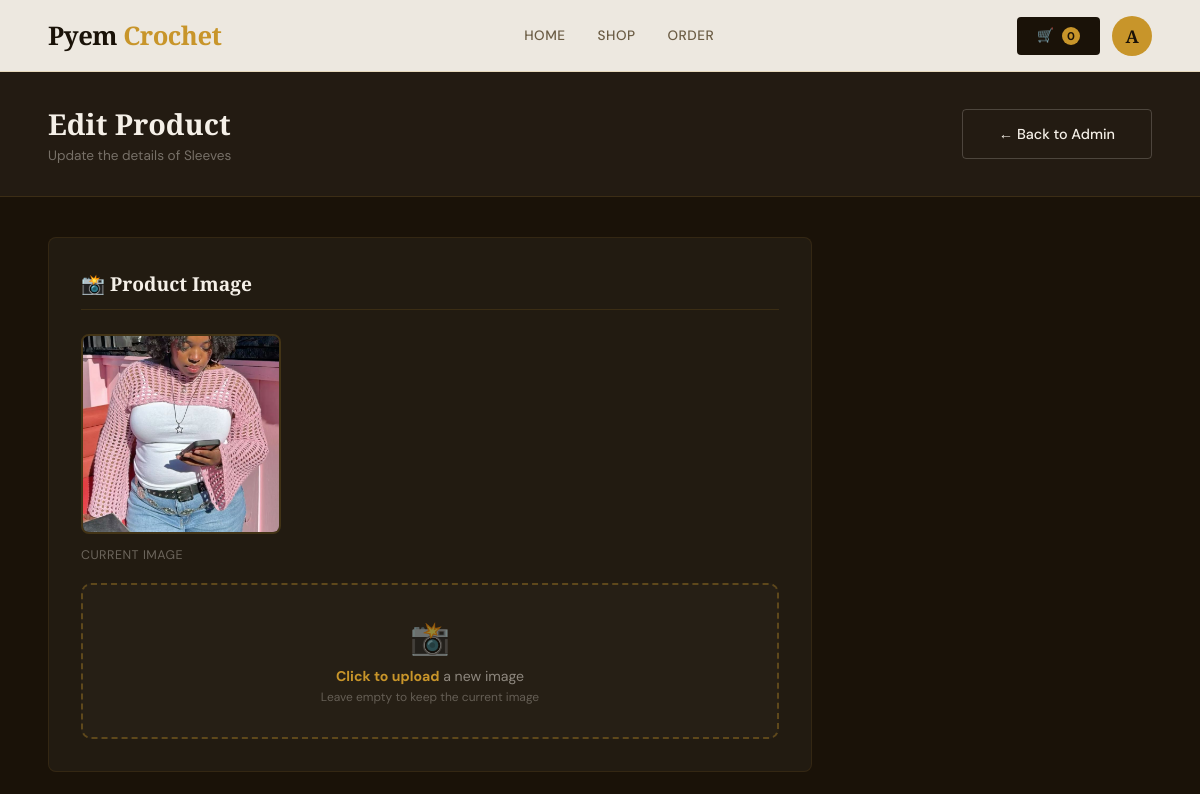
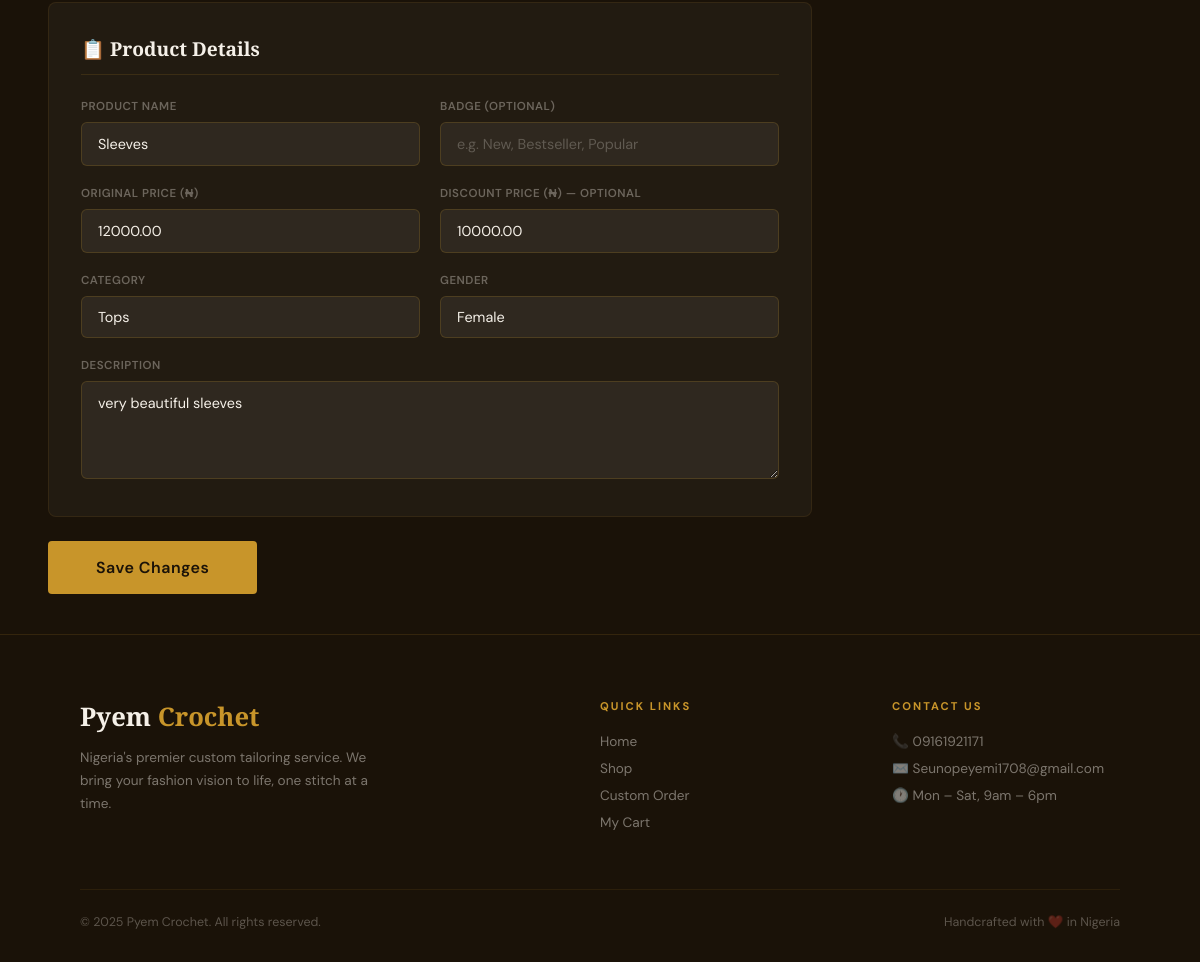
/admin-panel/edit/1/ (signed in), run on the app's committed database (2 pictures, top to bottom).
### stitches/models.py (models this page shows, shortened)
class Product(models.Model):
    CATEGORY_CHOICES = [
        ('Tops', 'Tops'),
        ('Skirts', 'Skirts'),
        ('Bags', 'Bags'),
        ('Scrunchies', 'Scrunchies'),
        ('Hair Bands', 'Hair Bands'),
        ('Bows', 'Bows'),
        ('Handkerchiefs', 'Handkerchiefs'),
        ('Others', 'Others'),
    ]
    GENDER_CHOICES = [
        ('Male', 'Male'),
        ('Female', 'Female'),
        ('Unisex', 'Unisex'),
    ]
    name = models.CharField(max_length=200)
    description = models.TextField()
    price = models.DecimalField(max_digits=10, decimal_places=2)
    discount_price = models.DecimalField(max_digits=10, decimal_places=2, blank=True, null=True)
    image = models.ImageField(upload_to='products/', blank=True, null=True)
    category = models.CharField(max_length=100, choices=CATEGORY_CHOICES)
    gender = models.CharField(max_length=20, choices=GENDER_CHOICES, default='Unisex')
    badge = models.CharField(max_length=50, blank=True, null=True)
    created_at = models.DateTimeField(auto_now_add=True)

### stitches/views.py (the view, shortened to what this page needs)
# urls.py: path('admin-panel/edit/<int:product_id>/', views.edit_product, name='edit_product'),
def edit_product(request, product_id):
    if not request.user.is_staff:
        return redirect('index')
    product = get_object_or_404(Product, id=product_id)
    return render(request, 'edit_product.html', {'product': product})

### templates/edit_product.html (shortened to what this page needs)
{% extends "base.html" %}
{% load static %}
{% block content %}
<div class="admin-page">
  <div class="admin-header">
    <div>
      <h2>Edit Product</h2>
      <p>Update the details of {{ product.name }}</p>
    </div>
    <a href="{% url 'admin_panel' %}" class="btn-outline"
      style="color:var(--cream); border-color:rgba(245,240,232,0.2);">
      ← Back to Admin
    </a>
  </div>
  <div class="edit-body">
    <form method="POST" action="{% url 'edit_product' product.id %}" enctype="multipart/form-data">
      <div class="form-section-dark">
        <h3>📸 Product Image</h3>
        {% if product.image %}
          <div class="current-image-wrap">
            <img src="{{ product.image.url }}" alt="{{ product.name }}" class="current-image" />
            <p class="current-image-label">Current image</p>
          </div>
        {% else %}
          <div class="no-current-image">No image uploaded yet</div>
        {% endif %}
        <div class="upload-zone" onclick="document.getElementById('productImage').click()">
          <div class="upload-icon">📸</div>
          <p><strong>Click to upload</strong> a new image</p>
          <p class="upload-sub">Leave empty to keep the current image</p>
        </div>
      </div>
      <div class="form-section-dark">
        <h3>📋 Product Details</h3>
        <div class="admin-form-grid">
          <div class="admin-form-group">
            <label class="admin-label">Product Name</label>
            <input class="admin-input" type="text" name="name"
              value="{{ product.name }}" required />
          </div>
          <div class="admin-form-group">
            <label class="admin-label">Badge (optional)</label>
            <input class="admin-input" type="text" name="badge"
              value="{{ product.badge|default:'' }}"
              placeholder="e.g. New, Bestseller, Popular" />
          </div>
          <div class="admin-form-group">
            <label class="admin-label">Original Price (₦)</label>
            <input class="admin-input" type="number" name="price"
              value="{{ product.price }}" required />
          </div>
          <div class="admin-form-group">
            <label class="admin-label">Discount Price (₦) — optional</label>
            <input class="admin-input" type="number" name="discount_price"
              value="{{ product.discount_price|default:'' }}"
              placeholder="Leave empty if no promo" />
          </div>
          <div class="admin-form-group">
            <label class="admin-label">Category</label>
            <select class="admin-input" name="category">
              <option {% if product.category == 'Tops' %}selected{% endif %}>Tops</option>
            </select>
          </div>
          <div class="admin-form-group">
            <label class="admin-label">Gender</label>
            <select class="admin-input" name="gender">
              <option value="Female" {% if product.gender == 'Female' %}selected{% endif %}>Female</option>
            </select>
          </div>
          <div class="admin-form-group full">
            <label class="admin-label">Description</label>
            <textarea class="admin-input" name="description"
              rows="4" required>{{ product.description }}</textarea>
          </div>
        </div>
      </div>
      <button type="submit" class="btn-primary" style="padding:16px 48px; font-size:1rem;">
        Save Changes
      </button>
    </form>
  </div>
</div>
{% endblock %}

### templates/base.html (shortened to what this page needs)
{% load static %}
<!DOCTYPE html>
<html lang="en">
<head>
  <link rel="stylesheet" href="{% static 'css/style.css' %}"/>
</head>
<body>
<nav>
  <a class="nav-logo" href="{% url 'index' %}">Pyem <span>Crochet</span></a>
  <div class="nav-links">
    <a href="{% url 'index' %}" class="{% if request.resolver_match.url_name == 'index' %}active{% endif %}">Home</a>
    <a href="{% url 'shop' %}" class="{% if request.resolver_match.url_name == 'shop' %}active{% endif %}">Shop</a>
    <a href="{% url 'order' %}" class="{% if request.resolver_match.url_name == 'order' %}active{% endif %}">Order</a>
  </div>
  <div class="nav-actions">
    <a href="{% url 'cart' %}" class="cart-btn">
      🛒
      <span class="cart-count">{{ request.session.cart|length|default:"0" }}</span>
    </a>
    {% if user.is_authenticated %}
      <div class="avatar-wrapper">
        <button class="avatar-btn" id="avatarBtn">
          {% if user.first_name %}
            {{ user.first_name|slice:":1"|upper }}
          {% else %}
            {{ user.username|slice:":1"|upper }}
          {% endif %}
        </button>
      </div>
    {% else %}
      <a href="{% url 'signin' %}" class="sign-btn desktop-only">Sign In</a>
    {% endif %}
  </div>
</nav>
<main>
  {% block content %}{% endblock %}
</main>
<footer>
  <div class="footer-grid">
    <div class="footer-brand">
      <div class="name">Pyem <span>Crochet</span></div>
      <p>Nigeria's premier custom tailoring service. We bring your fashion vision to life, one stitch at a time.</p>
    </div>
    <div class="footer-col">
      <h4>Quick Links</h4>
      <a href="{% url 'index' %}">Home</a>
      <a href="{% url 'shop' %}">Shop</a>
      <a href="{% url 'order' %}">Custom Order</a>
      <a href="{% url 'cart' %}">My Cart</a>
    </div>
    <div class="footer-col">
      <h4>Contact Us</h4>
      <div class="footer-contact">📞 09161921171</div>
      <div class="footer-contact">✉️ Seunopeyemi1708@gmail.com</div>
      <div class="footer-contact">🕐 Mon – Sat, 9am – 6pm</div>
    </div>
  </div>
  <div class="footer-bottom">
    <p>© 2025 Pyem Crochet. All rights reserved.</p>
    <p>Handcrafted with ❤️ in Nigeria</p>
  </div>
</footer>
</body>
</html>

### static/css/style.css (style rules this page uses)
:root { --cream: #f5f0e8; --dark: #1a1208; --gold: #c8952a; --gold-light: #e8b84b; --rust: #8b3a1a; --green: #2d4a2d; --off-white: #faf7f2; --mid: #6b5c44; --shadow: rgba(26, 18, 8, 0.15); }
* { margin: 0; padding: 0; box-sizing: border-box; }
html { scroll-behavior: smooth; }
body { font-family: 'DM Sans', sans-serif; background: var(--cream); color: var(--dark); overflow-x: hidden; }
nav { position: fixed; top: 0; left: 0; right: 0; z-index: 1000; background: rgba(245, 240, 232, 0.97); backdrop-filter: blur(12px); border-bottom: 1px solid rgba(200, 149, 42, 0.2); padding: 0 48px; height: 72px; display: flex; align-items: center; justify-content: space-between; }
.nav-logo { font-family: 'Playfair Display', serif; font-size: 1.6rem; font-weight: 900; color: var(--dark); text-decoration: none; letter-spacing: -0.5px; flex-shrink: 0; }
.nav-logo span { color: var(--gold); }
.nav-links { display: flex; gap: 32px; align-items: center; }
.nav-links a { font-size: 0.85rem; font-weight: 500; letter-spacing: 0.5px; color: var(--mid); text-decoration: none; text-transform: uppercase; transition: color 0.2s; white-space: nowrap; }
.nav-actions { display: flex; gap: 12px; align-items: center; flex-shrink: 0; }
.cart-btn { background: var(--dark); color: var(--cream); border: none; padding: 10px 20px; border-radius: 4px; font-family: 'DM Sans', sans-serif; font-size: 0.85rem; font-weight: 500; cursor: pointer; display: flex; align-items: center; gap: 8px; text-decoration: none; transition: background 0.2s; white-space: nowrap; }
.cart-count { background: var(--gold); color: var(--dark); border-radius: 50%; width: 18px; height: 18px; display: flex; align-items: center; justify-content: center; font-size: 0.7rem; font-weight: 700; flex-shrink: 0; }
.btn-primary { background: var(--gold); color: var(--dark); border: none; padding: 15px 36px; border-radius: 4px; font-family: 'DM Sans', sans-serif; font-size: 0.9rem; font-weight: 600; cursor: pointer; letter-spacing: 0.5px; text-decoration: none; display: inline-block; transition: all 0.2s; text-align: center; }
.btn-outline { background: transparent; color: var(--dark); border: 1.5px solid rgba(26, 18, 8, 0.3); padding: 15px 36px; border-radius: 4px; font-family: 'DM Sans', sans-serif; font-size: 0.9rem; font-weight: 500; cursor: pointer; text-decoration: none; display: inline-block; transition: all 0.2s; text-align: center; }
footer { background: var(--dark); padding: 64px 80px 32px; border-top: 1px solid rgba(200, 149, 42, 0.15); }
.footer-grid { display: grid; grid-template-columns: 2fr 1fr 1fr; gap: 64px; margin-bottom: 48px; }
.footer-brand .name { font-family: 'Playfair Display', serif; font-size: 1.6rem; font-weight: 900; color: var(--cream); margin-bottom: 12px; }
.footer-brand .name span { color: var(--gold); }
.footer-brand p { color: rgba(245, 240, 232, 0.45); font-size: 0.85rem; line-height: 1.7; max-width: 300px; }
.footer-col h4 { font-size: 0.7rem; letter-spacing: 2px; text-transform: uppercase; color: var(--gold); margin-bottom: 20px; }
.footer-col a { display: block; color: rgba(245, 240, 232, 0.45); font-size: 0.85rem; margin-bottom: 10px; text-decoration: none; transition: color 0.2s; }
.footer-contact { display: flex; align-items: center; gap: 8px; color: rgba(245, 240, 232, 0.45); font-size: 0.85rem; margin-bottom: 10px; }
.footer-bottom { border-top: 1px solid rgba(200, 149, 42, 0.1); padding-top: 24px; display: flex; justify-content: space-between; align-items: center; flex-wrap: wrap; gap: 8px; }
.footer-bottom p { color: rgba(245, 240, 232, 0.3); font-size: 0.78rem; }
.avatar-wrapper { position: relative; }
.avatar-btn { width: 40px; height: 40px; border-radius: 50%; background: var(--gold); color: var(--dark); border: none; font-family: 'Playfair Display', serif; font-size: 1.1rem; font-weight: 900; cursor: pointer; display: flex; align-items: center; justify-content: center; transition: all 0.2s; }

### data on the page
Product: name "Sleeves", image (picture), price "12000.00", discount_price "10000.00", category "Tops", gender "Female", description "very beautiful sleeves"

### other printed values
{{ request.session.cart|length|default:"0" }} "0"
{{ user.first_name|slice:":1"|upper }} "A"
